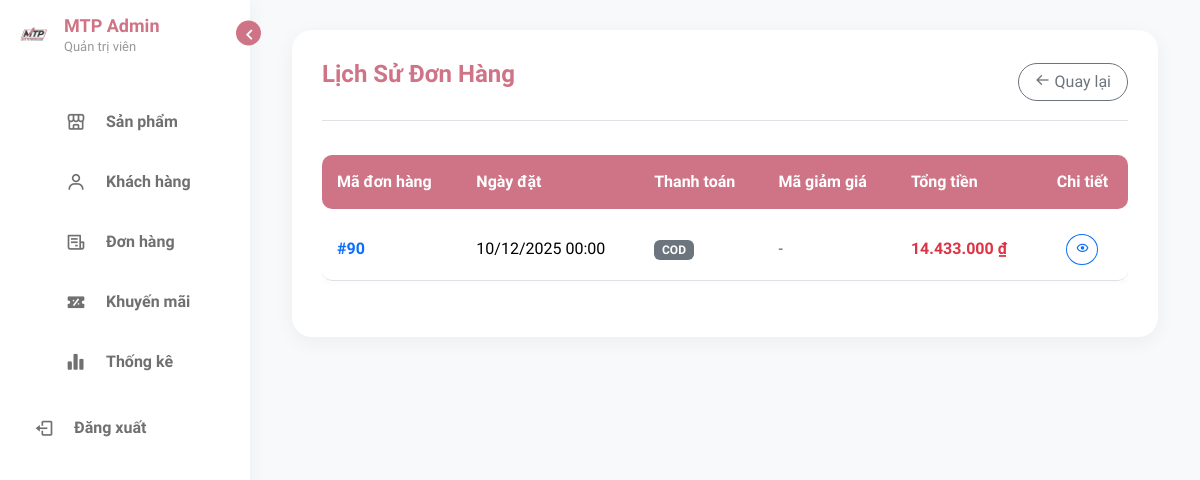
The app's page /admin_pages1/page/orders/customer_orders_management.php?id=kh2 with its own data.
### tables this page shows
CREATE TABLE `thanhtoan` (
  `thanhtoanid` int(11) NOT NULL,
  `khachhangid` varchar(20) NOT NULL,
  `ngayorder` date NOT NULL DEFAULT current_timestamp(),
  `magiamgiaid` varchar(20) NOT NULL,
  `tongtien` int(20) NOT NULL,
  `hinhthucthanhtoan` varchar(255) NOT NULL,
  `tienhang` int(11) NOT NULL,
  `phiship` int(11) NOT NULL,
  `trangthai` varchar(200) NOT NULL
);

### admin_pages1/menu/customer_order_section.php (the view, shortened to what this page needs)
<div class="admin-card">
    <div class="d-flex justify-content-between align-items-center mb-4 border-bottom pb-3">
        <h2 class="admin-title border-0 mb-0">Lịch Sử Đơn Hàng</h2>
        <a href="../customers/customers_management.php" class="btn btn-outline-secondary rounded-pill px-3">
            <i class='bx bx-arrow-back'></i> Quay lại
        </a>
    </div>
    <div class="table-responsive">
        <table class="table table-admin align-middle">
            <thead>
                <tr>
                    <th>Mã đơn hàng</th>
                    <th>Ngày đặt</th>
                    <th>Thanh toán</th>
                    <th>Mã giảm giá</th>
                    <th>Tổng tiền</th>
                    <th class="text-center">Chi tiết</th>
                </tr>
            </thead>
            <tbody>
                <?php
                if(isset($_GET['id'])) {
                    $khachhangid = $_GET['id'];
                    $sql = "SELECT thanhtoanid, ngayorder, hinhthucthanhtoan, magiamgiaid, tongtien FROM thanhtoan WHERE khachhangid = '$khachhangid' ORDER BY ngayorder DESC";
                    $rs = $mysqli->query($sql);
                    if($rs && $rs->num_rows > 0) {
                        while($row = $rs->fetch_row()) {
                ?>
                <tr>
                    <td><span class="fw-bold text-primary">#<?php echo $row[0]; ?></span></td>
                    <td><?php echo date("d/m/Y H:i", strtotime($row[1])); ?></td>
                    <td>
                        <?php
                            if($row[2] == 'momo') echo '<span class="badge bg-danger">MoMo</span>';
                            elseif($row[2] == 'thẻ ngân hàng') echo '<span class="badge bg-primary">ATM</span>';
                            else echo '<span class="badge bg-secondary">COD</span>';
                        ?>
                    </td>
                    <td><?php echo ($row[3] != "") ? $row[3] : '<span class="text-muted">-</span>'; ?></td>
                    <td class="fw-bold text-danger"><?php echo number_format($row[4], 0, ',', '.'); ?> ₫</td>
                    <td class="text-center">
                        <a href="../orders/order_detail.php?thanhtoanid=<?php echo $row[0]; ?>" class="btn btn-sm btn-outline-primary rounded-circle" title="Xem chi tiết">
                            <i class='bx bx-show'></i>
                        </a>
                    </td>
                </tr>
                <?php
                        }
                    } else {
                        echo "<tr><td colspan='6' class='text-center py-4 text-muted'>Khách hàng chưa có đơn hàng nào.</td></tr>";
                    }
                }
                ?>
            </tbody>
        </table>
    </div>
</div>

### admin_pages1/page/dashboard/admin_dashboard.css (style rules this page uses)
:root { --primary-color: #CF7486; --primary-hover: #b05f6e; --bg-color: #f8f9fa; --text-color: #333; --sidebar-color: #fff; --card-color: #fff; --toggle-color: #CF7486; --tran-03: all 0.3s ease; --tran-05: all 0.5s ease; }
body { font-family: 'Nunito Sans', sans-serif; background-color: var(--bg-color); margin: 0; padding: 0; }
.admin-card { background: #fff; padding: 30px; border-radius: 20px; box-shadow: 0 5px 20px rgba(0,0,0,0.05); margin-bottom: 20px; }
.admin-title { font-size: 24px; font-weight: 800; color: var(--primary-color); margin-bottom: 25px; border-bottom: 2px solid #f0f0f0; padding-bottom: 15px; }
.table-admin { width: 100%; border-collapse: separate; border-spacing: 0 10px; }
.table-admin thead th { background-color: var(--primary-color); color: #fff; padding: 15px; font-weight: 700; border: none; }
.table-admin thead th:first-child { border-radius: 10px 0 0 10px; }
.table-admin thead th:last-child { border-radius: 0 10px 10px 0; }
.table-admin tbody tr { background-color: #fff; box-shadow: 0 2px 5px rgba(0,0,0,0.02); transition: var(--tran-03); }
.table-admin td { padding: 15px; vertical-align: middle; }
.table-admin td:first-child { border-radius: 10px 0 0 10px; }
.table-admin td:last-child { border-radius: 0 10px 10px 0; }

### records on screen
thanhtoan: thanhtoanid "90", ngayorder "10/12/2025 00:00", hinhthucthanhtoan "COD", tongtien "14.433.000"
